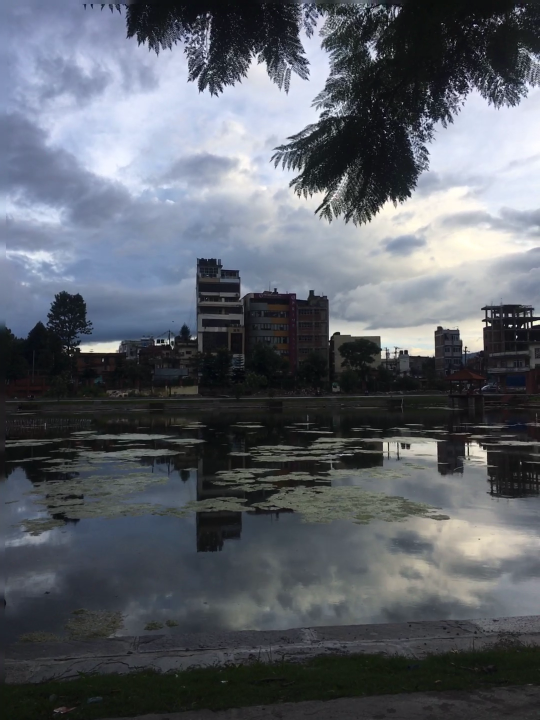
#> input picture frame 9 of resources/videos/nature2.MOV, 1080 x 1440 px, given in place of nature.MOV, which was not available (shown at 1/2 size)
$ python cv2resizing.py
#> lines starting #> are read from the running program, lines starting #| are printed output that depends on the picture
#> further down, frame is the input picture: shape (1440, 1080, 3); mean B, G, R 104.6, 96.9, 92.1
import cv2 as cv

def rescaleFrame(frame, scale=0.75):
  #works with images, videos, live videos
#> called with scale = 0.75
  width = int(frame.shape[1] * scale)
#> width = 810
  height = int(frame.shape[0] * scale)
#> height = 1080
  dimentions = (width, height)
#> dimentions = (810, 1080)
  return cv.resize(frame, dimentions, interpolation=cv.INTER_AREA)
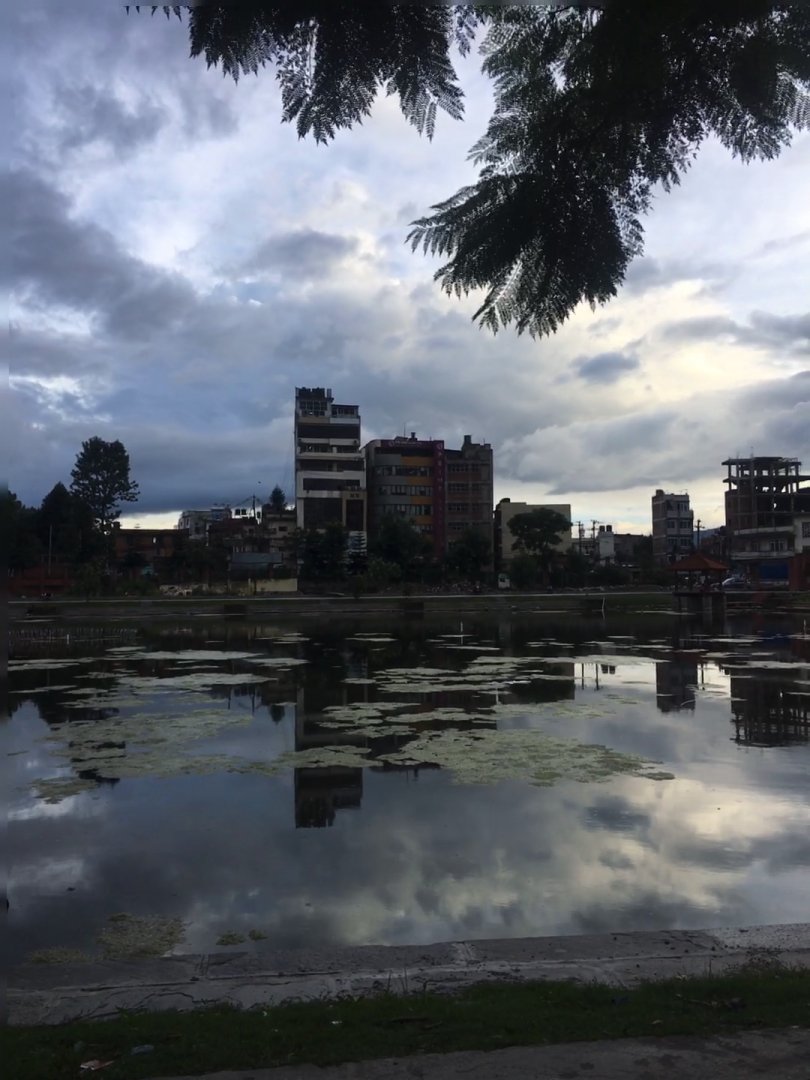
#> returned value: shape (1080, 810, 3); mean of channels 0, 1, 2 104.6, 96.9, 92.1; drawn as B, G, R

capture = cv.VideoCapture("/home/drox/Documents/computervision/ComputerVisionExercise/resources/videos/nature.MOV") # 0 is the id of the camera

def changeResolution(frame, width, height):
  #works only with live videos
  capture.set(3,width)
  capture.set(4,height)

  return cv.resize(frame, (width, height), interpolation=cv.INTER_AREA)

while True:
  isTrue, frame = capture.read()
  frame_resized = rescaleFrame(frame)

  cv.imshow("video", frame)
  cv.imshow("resized",frame_resized)
  if cv.waitKey(20) & 0xFF == ord('q'):
#> (key q is pressed here)
    break

capture.release()
cv.destroyAllWindows()

$ run again, starting later in the video
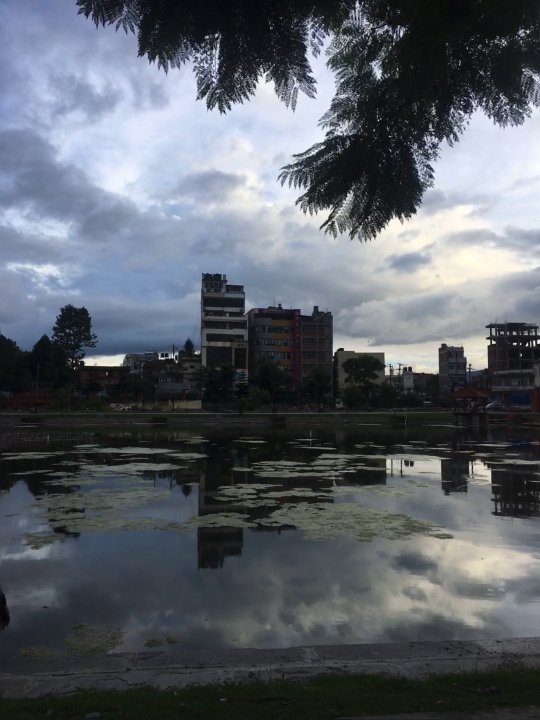
#> input picture frame 40 of resources/videos/nature2.MOV, 1080 x 1440 px, given in place of nature.MOV, which was not available (shown at 1/2 size)
#> frame is the input picture: shape (1440, 1080, 3); mean B, G, R 104.2, 96.5, 91.5
#> in rescaleFrame, `return cv.resize(frame, dimentions, interpolation=cv.INTER_AREA)`:
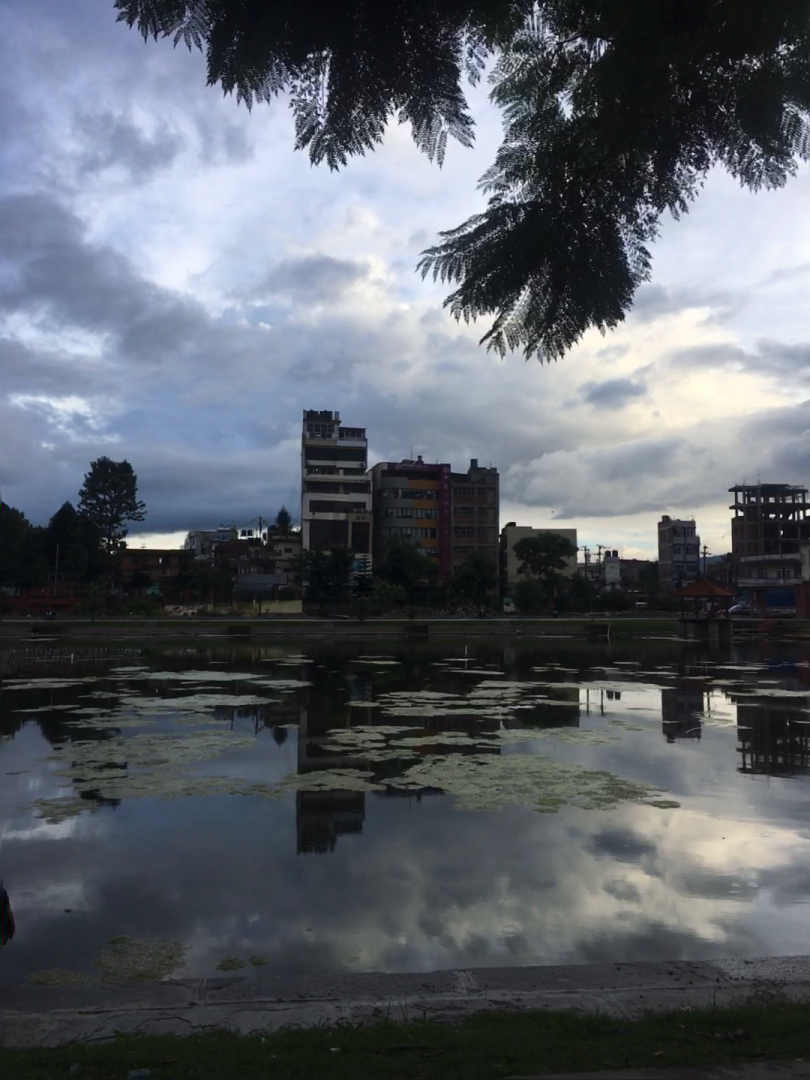
#> returned value: shape (1080, 810, 3); mean of channels 0, 1, 2 104.2, 96.5, 91.5; drawn as B, G, R

$ run again, starting later in the video
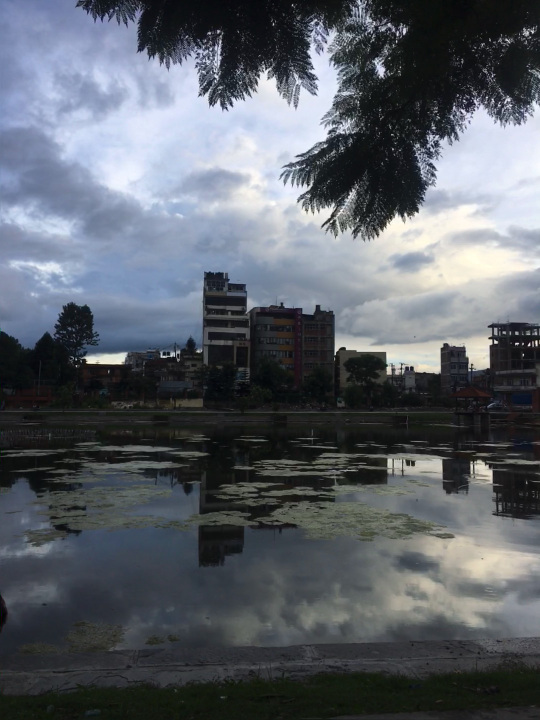
#> input picture frame 72 of resources/videos/nature2.MOV, 1080 x 1440 px, given in place of nature.MOV, which was not available (shown at 1/2 size)
#> frame is the input picture: shape (1440, 1080, 3); mean B, G, R 104.3, 96.6, 91.6
#> in rescaleFrame, `return cv.resize(frame, dimentions, interpolation=cv.INTER_AREA)`:
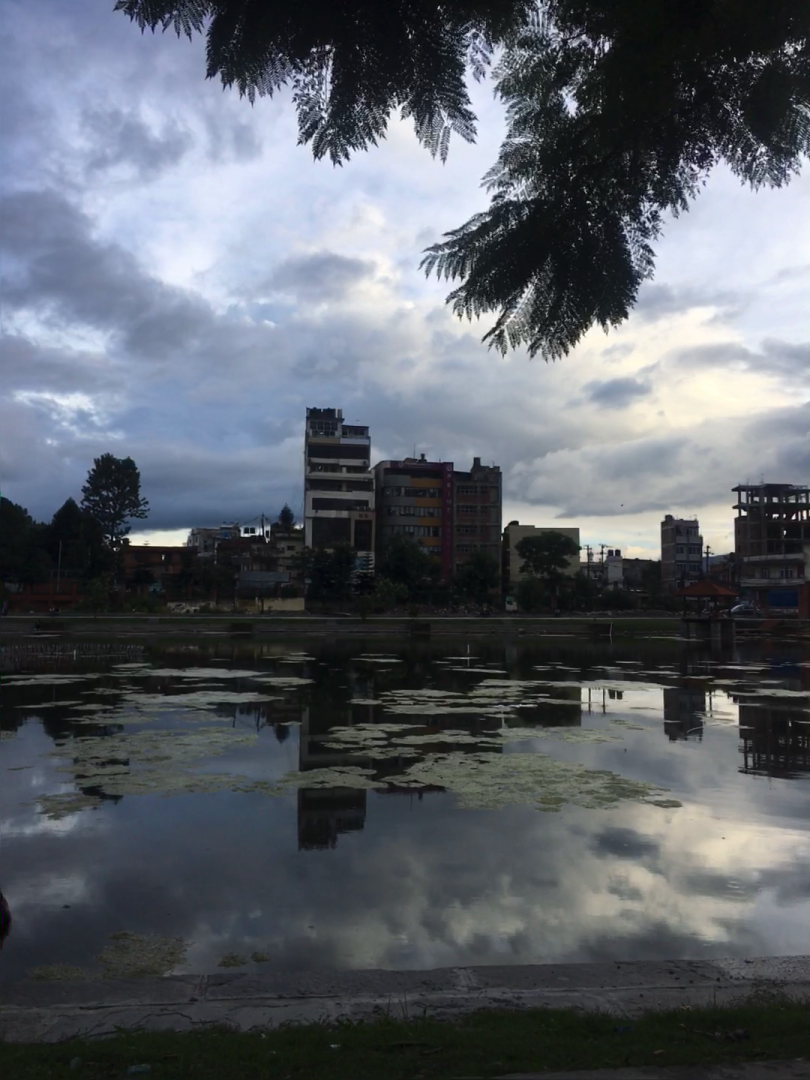
#> returned value: shape (1080, 810, 3); mean of channels 0, 1, 2 104.3, 96.6, 91.6; drawn as B, G, R
